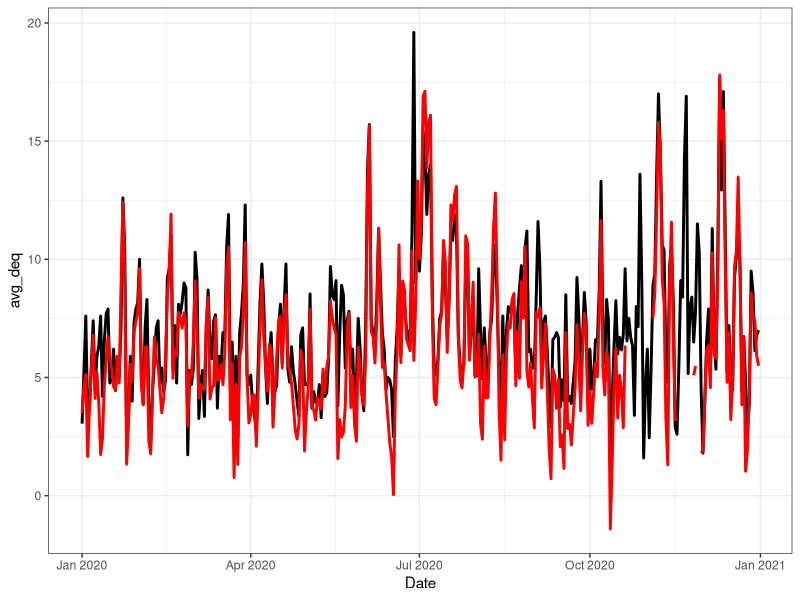
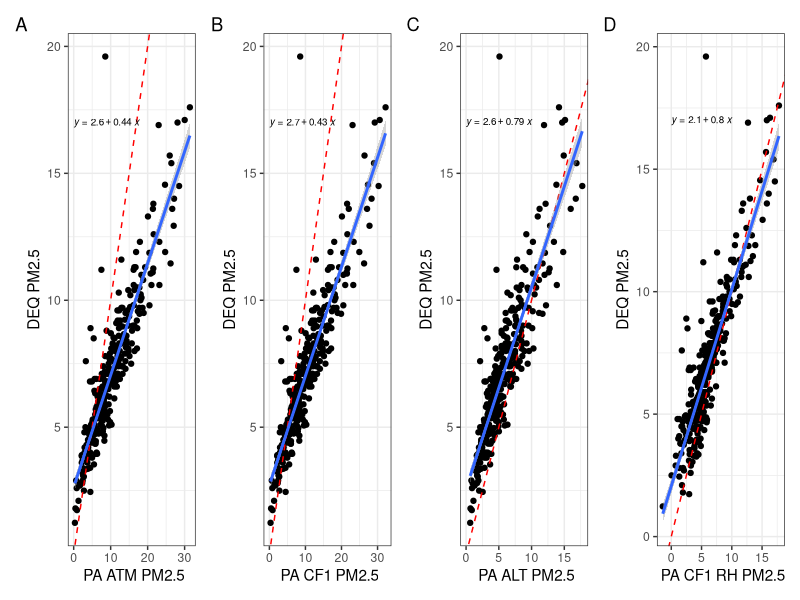
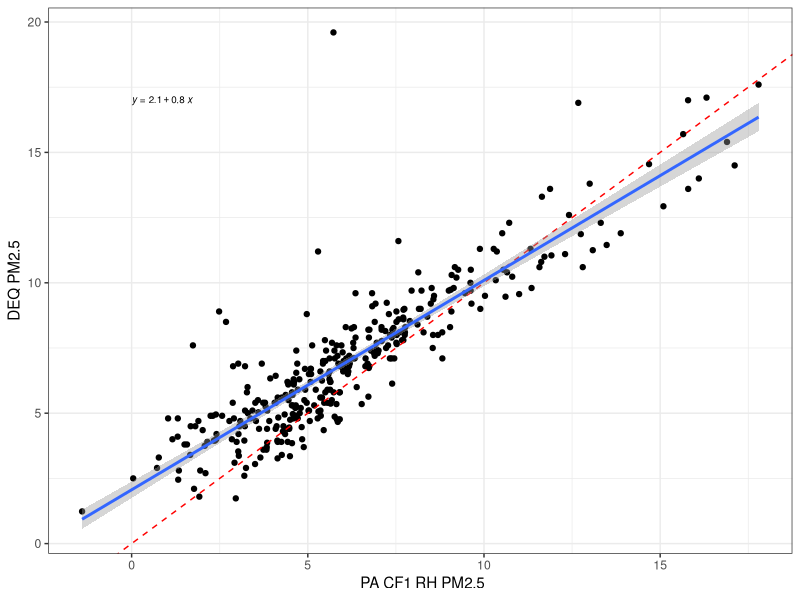

R code for these plots, in order:
# Quality Assurance and EPA Correction for PurpleAir PM2.5 Data
# Joe Morina 03/20/2023

# Comparing DEQ monitor and PurpleAir PM2.5 data for the year 2020
# Required packages
library(lubridate)
library(ggplot2)
library(dplyr)
library(ggpubr)
library(patchwork)

# Read in DEQ Monitor pm2.5 data for 2020 and format date
DEQ <- read.csv("DEQ_msci.csv", header=T)
DEQ$date <-as.POSIXct(DEQ$date,format="%m/%d/%y",tz=Sys.timezone())

# Read in full sensor data for PA Math and Science Innovation Center, format date, add year column, only include values within the sensor range (500)
Full_msci <- read.csv("PA_MSiC.csv", header=T)
Full_msci <- Full_msci %>%
  mutate(
    date = as.POSIXct(Full_msci$date,format="%Y-%m-%d %H:%M",tz=Sys.timezone()),
     year = year(Full_msci$date)) %>%
  subset(select = -c(X, time_stamp, sensor_index, rssi, 
                     uptime, pa_latency,memory,pressure)) %>%
  filter(pm2.5_cf_1_a < 500 & pm2.5_cf_1_b < 500 & pm2.5_atm_a < 500 & pm2.5_atm_b < 500 & pm2.5_alt_a < 500 & pm2.5_alt_b < 500
         ) 

# Create columns, one for difference and one for % error
Full_msci <- Full_msci %>%
  mutate(
    diff_a = abs(pm2.5_atm_a - pm2.5_atm_b),
    perc_a = abs(diff_a * 2 / (pm2.5_atm_a + pm2.5_atm_b)*100),
    diff_c = abs(pm2.5_cf_1_a - pm2.5_cf_1_b),
    perc_c = abs(diff_c * 2 / (pm2.5_cf_1_a + pm2.5_cf_1_b)*100),
    diff_al = abs(pm2.5_alt_a - pm2.5_alt_b),
    perc_al = abs(diff_al * 2 / (pm2.5_alt_a + pm2.5_alt_b)*100)
    )

# Calculate SD
sd(Full_msci$perc_a, na.rm = T)*2 # 2SD = 46.09
sd(Full_msci$perc_c, na.rm = T)*2 # 2SD = 47.0
sd(Full_msci$perc_al, na.rm = T)*2 # 2SD = 35.83

# Subset by QA
Full_msci <- subset(Full_msci, diff_a < 5 | perc_a < 46.09 )
Full_msci <- subset(Full_msci, diff_c < 5 | perc_c < 47.0)
Full_msci <- subset(Full_msci, diff_al < 5 | perc_al < 35.83)

# Calculate relative humidity correction and averages for the two channels 
Full_msci <- Full_msci %>%
  mutate(
    pm2.5_RH_a = (0.524 *pm2.5_cf_1_a - 0.0862 * humidity + 5.75 ),
    pm2.5_RH_b = (0.524 *pm2.5_cf_1_b - 0.0862 * humidity + 5.75),
    avg_atm = (pm2.5_atm_a + pm2.5_atm_b)/2,
    avg_cf = (pm2.5_cf_1_a + pm2.5_cf_1_b)/2,
    avg_alt = (pm2.5_alt_a + pm2.5_alt_b)/2,
    avg_cf_RH = (pm2.5_RH_a + pm2.5_RH_b)/2) %>%
  subset( select = c(date,avg_atm,avg_cf,avg_alt,avg_cf_RH))

# Calculate daily averages, only include daily averages that are greater than 75% complete (18 hourly measurements)
Full_msci <- Full_msci %>%
  na.omit() %>%
  mutate(Date = floor_date(date, "day")) %>%
  group_by(Date) %>%
  summarise(
    avg_atm = mean(avg_atm), 
    count = n(),
    avg_cf = mean(avg_cf), 
    avg_alt = mean(avg_alt), 
    avg_cf_RH = mean(avg_cf_RH))

Full_msci <-subset(Full_msci, count > 17) #18 observations / day for daility avg

# DEQ data slightly different than purpleair, multiple stations at the center, sometimes only one reports sometimes both, will average when multiple measurements are included
DEQ_daily <- DEQ %>%
  na.omit() %>%
  mutate(Date = floor_date(date, "day")) %>%
  group_by(Date) %>%
  summarise(avg_deq = mean(pm2.5), count_deq = n())

# Merge with DEQ - clean 
PM25_joined <-left_join(DEQ_daily,Full_msci, by=c("Date"))

# Plots for QA data vs DEQ
DEQ_atm_qa <- ggplot(PM25_joined,aes( x = avg_atm, y= avg_deq))+
  geom_point()+
  geom_abline (slope=1, linetype = "dashed", color="Red")+
  theme_bw() +
  labs (y = "DEQ PM2.5", x = " PA ATM PM2.5")+
  geom_smooth(method = "lm")+
  stat_regline_equation(label.x = 0, label.y = 17, size = 2.5)

DEQ_cf_qa <- ggplot(PM25_joined,aes( x = avg_cf, y= avg_deq))+
  geom_point()+
  geom_abline (slope=1, linetype = "dashed", color="Red")+
  theme_bw()+
  labs (y = "DEQ PM2.5", x = " PA CF1 PM2.5")+
  geom_smooth(method = "lm")+
  stat_regline_equation(label.x = 0, label.y = 17, size = 2.5)

DEQ_alt_qa <- ggplot(PM25_joined,aes( x = avg_alt, y= avg_deq))+
  geom_point()+
  geom_abline (slope=1, linetype = "dashed", color="Red")+
  theme_bw()+
  labs (y = "DEQ PM2.5", x = " PA ALT PM2.5")+
  geom_smooth(method = "lm")+
  stat_regline_equation(label.x = 0, label.y = 17, size = 2.5)

DEQ_cf_RH <- ggplot(PM25_joined,aes( x = avg_cf_RH, y= avg_deq))+
  geom_point()+
  geom_abline (slope=1, linetype = "dashed", color="Red")+
  theme_bw()+
  labs (y = "DEQ PM2.5", x = " PA CF1 RH PM2.5")+
  geom_smooth(method = "lm")+
  stat_regline_equation(label.x = 0, label.y = 17, size = 2.5)

# Atm vs. DEQ - PA always overestimating (atm is reccomended by PA for outdoor sensors)
ggplot() + 
  geom_line(data=PM25_joined, aes(x=Date, y=avg_deq), color='black', size=1) + 
  geom_line(data=PM25_joined, aes(x=Date, y=avg_cf_RH), color='red', size=1) +
  theme_bw()

# Arranging plots
PAvsDEQ <- (DEQ_atm_qa | DEQ_cf_qa | DEQ_alt_qa |DEQ_cf_RH ) 
PAvsDEQ <- PAvsDEQ + plot_annotation(tag_levels = 'A')

# Save figures
ggsave("MathSci DEQ and PA.png", plot = PAvsDEQ, device = "png", path = NULL, 
       scale = 1, width = 8.6, height = 4.7, units = "in", dpi = 800)

ggsave("MathSci DEQ and PA_RH.png", plot = DEQ_cf_RH, device = "png", path = NULL, 
       scale = 1, width = 5.88, height = 3.93, units = "in", dpi = 800)
